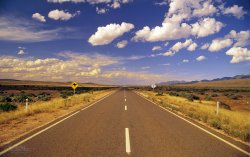
#> input picture images/road.jpg, 250 x 157 px, shrunk from 2560 x 1600 before the run
$ python histogram.py
#> lines starting #> are read from the running program, lines starting #| are printed output that depends on the picture
import cv2 as cv
from matplotlib import pyplot as plt

img_color = cv.imread("../images/road.jpg", cv.IMREAD_REDUCED_COLOR_4)
#> img_color is the input picture: shape (157, 250, 3); mean B, G, R 106.5, 112.5, 131
hist_color = cv.calcHist([img_color], [0], None, [256], [0, 256])
#> hist_color = 256 values, max 822 at index 57, min 1 at index 252, mean 153.3

# first image - histogram color image
plt.figure("Histogram - color image")
color = ('b', 'g', 'r')
for i, col in enumerate(color):
    h1 = cv.calcHist([img_color], [i], None, [256], [0, 256])
    plt.plot(h1, color=col)
    plt.xlim([0, 256])

# second figure - histogram mono image
plt.figure("Histogram - mono image")
img_mono = cv.imread("../images/road.jpg", cv.IMREAD_REDUCED_GRAYSCALE_4)
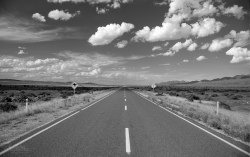
#> img_mono: shape (157, 250); min 1, max 255, mean 117.3
plt.hist(img_mono.ravel(), 256, [0, 256])

# show plots
plt.show()
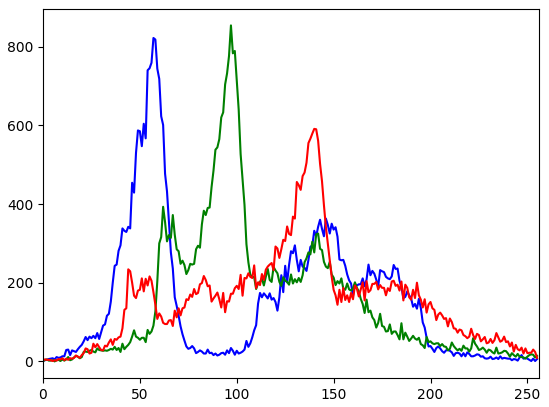
#> figure drawn by matplotlib, 1 panel; curve peaks at x = 57, y = 822; curve peaks at x = 97, y = 854; curve peaks at x = 140, y = 591
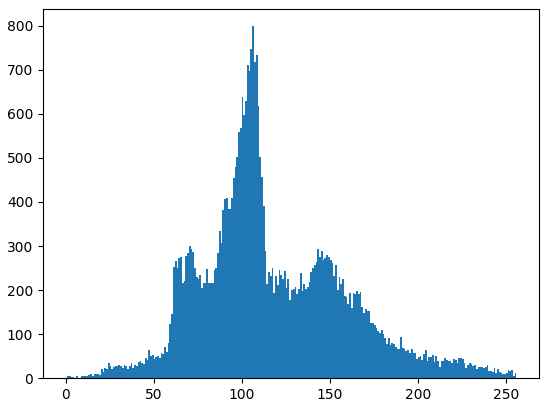
#> figure drawn by matplotlib, 1 panel; tallest bar 799 high, from x = 106 to 107
